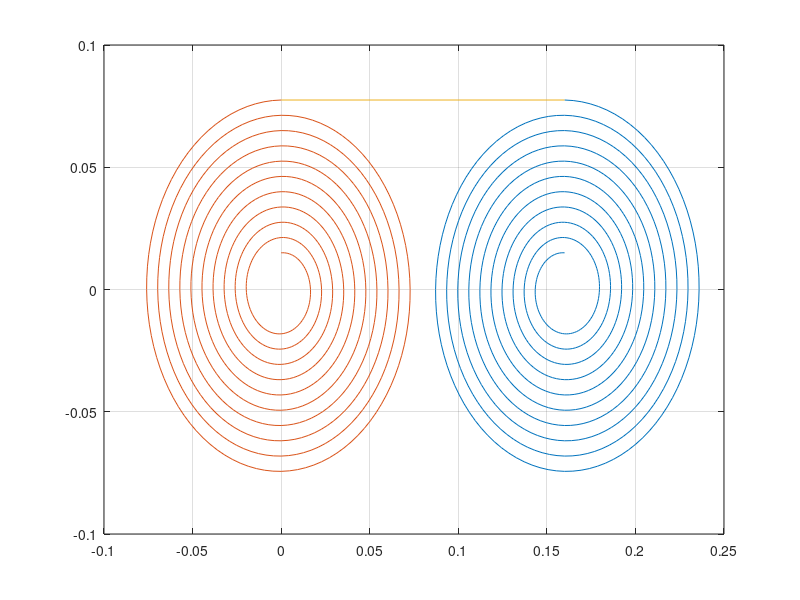
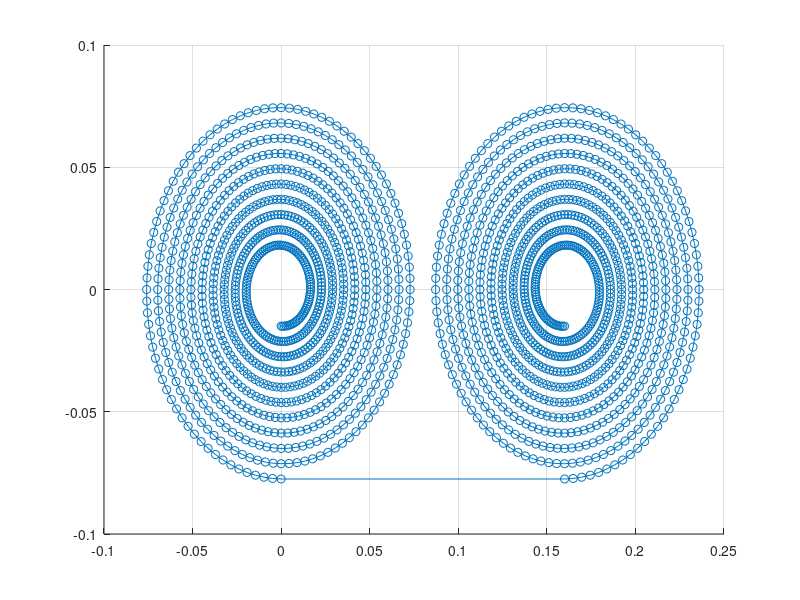
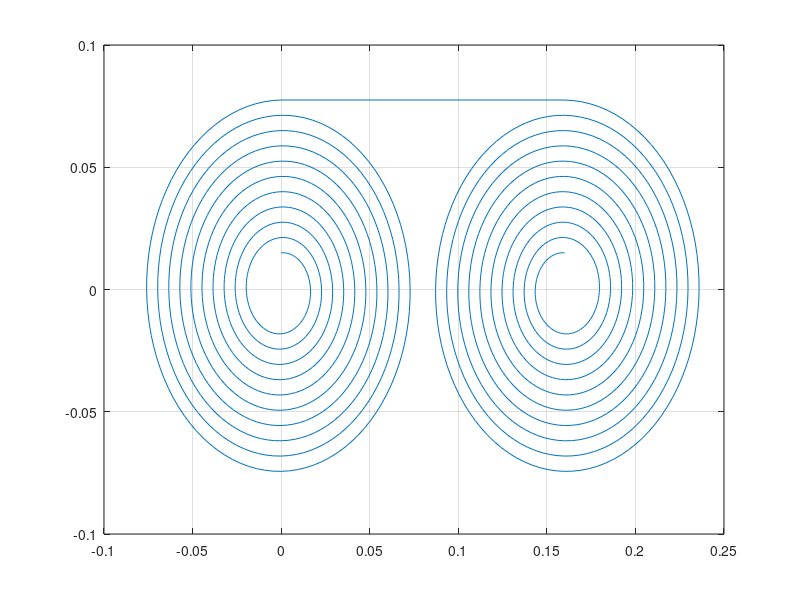
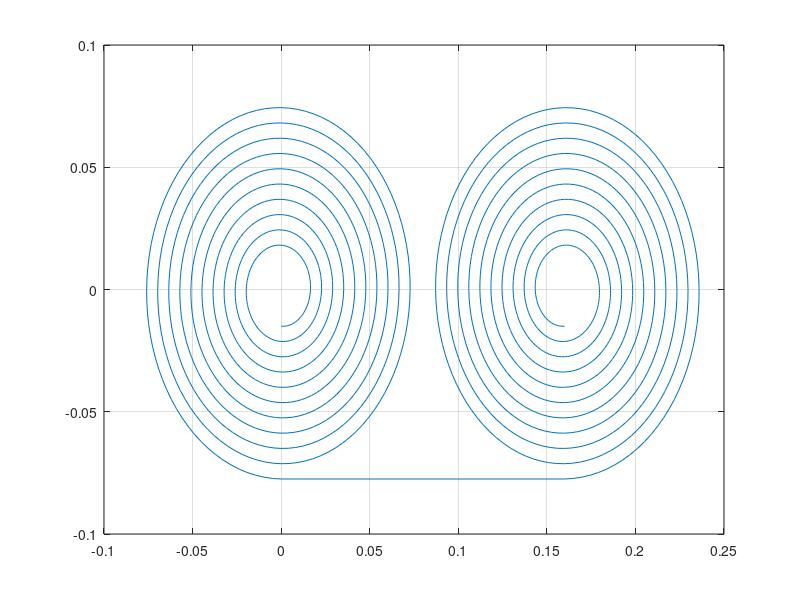

Here is the MATLAB script that generated these plots, in order:
clear
close all

format long

d = 6.25E-3;
sR = 15E-3;%E-3;
N = 10;

w=1E-3;%E-3;
l=1E-3;%E-3;

theta = N*2*pi;
n=1000;
dtheta = 0:theta/n:theta;
shift = pi/2;

r = (sR + (d .* (dtheta))/(2*pi));
C = sR*theta + (d * theta^2)/(4*pi);
sA = 2*(l*w + C*l + C*w);

mu= 4*pi*1E-7;

Rel  = C/(mu*sA);

L = N^2 / Rel;
%L = N / Rel;plot
X2=160E-3+r.*cos(dtheta+shift);
Y2=r.*sin(dtheta+shift);
figure('Name', 'Layer 1')
plot(X2,Y2);
hold on

shift = 0;
%dtheta1 = 0:theta/n:theta;
r = (sR + (d .* dtheta)/(2*pi));
grid on
X1=r.*cos(pi/2 - dtheta+shift);
Y1=r.*sin(pi/2 -dtheta+shift);
plot(X1,Y1);

plot([X1(end) X2(end)], [Y1(end) Y2(end)]); %Joining_Line
hold off


%Layer 2
%dtheta = 0:theta/n:theta;
%close all
shift = pi/2;
r = (sR + (d .* (dtheta))/(2*pi));
X2=160E-3+r.*cos(pi - dtheta+shift);
Y2=r.*sin(pi - dtheta+shift);
figure('Name', 'Layer 2')
%plot(X2,Y2);
hold on

shift = 0;
r = (sR + (d .* dtheta)/(2*pi));
grid on
X1=r.*cos(dtheta+shift-pi/2);
Y1=r.*sin(dtheta+shift-pi/2);
%plot(X1,Y1);

%plot([X1(end) X2(end)], [Y1(end) Y2(end)]); %Joining_Line
%hold off

PX = [X1 flip(X2) ];
PY = [Y1 flip(Y2) ];
scatter(PX, PY)
plot(PX, PY)


%% Layer 1 --> Drawing
% RHS
shift = pi/2;
r = (sR + (d .* (dtheta))/(2*pi));
X2=160E-3+r.*cos(dtheta+shift);
Y2=r.*sin(dtheta+shift);
% LHS
shift = 0;
r = (sR + (d .* dtheta)/(2*pi));
X1=r.*cos(pi/2 - dtheta+shift);
Y1=r.*sin(pi/2 -dtheta+shift);
PX = [X1 flip(X2) ];
PY = [Y1 flip(Y2) ];
figure('Name', 'Layer 1')
plot(PX, PY)
grid on
%% Layer 2 --> Drawing
% RHS
shift = pi/2;
r = (sR + (d .* (dtheta))/(2*pi));
X2=160E-3+r.*cos(pi - dtheta+shift);
Y2=r.*sin(pi - dtheta+shift);
% LHS
shift = 0;
r = (sR + (d .* dtheta)/(2*pi));
X1=r.*cos(dtheta+shift-pi/2);
Y1=r.*sin(dtheta+shift-pi/2);
PX = [X1 flip(X2) ];
PY = [Y1 flip(Y2) ];
figure('Name', 'Layer 2')
plot(PX, PY)
grid on

%% Layer 3 --> Drawing
% RHS
shift = pi/2;
r = (sR + (d .* (dtheta))/(2*pi));
X2=160E-3+r.*cos(dtheta+shift);
Y2=r.*sin(dtheta+shift);
% LHS
shift = 0;
r = (sR + (d .* dtheta)/(2*pi));
X1=r.*cos(pi/2 - dtheta+shift);
Y1=r.*sin(pi/2 -dtheta+shift);
PX = [X1 flip(X2) ];
PY = [Y1 flip(Y2) ];
figure('Name', 'Layer 3')
plot(PX, PY)
grid on